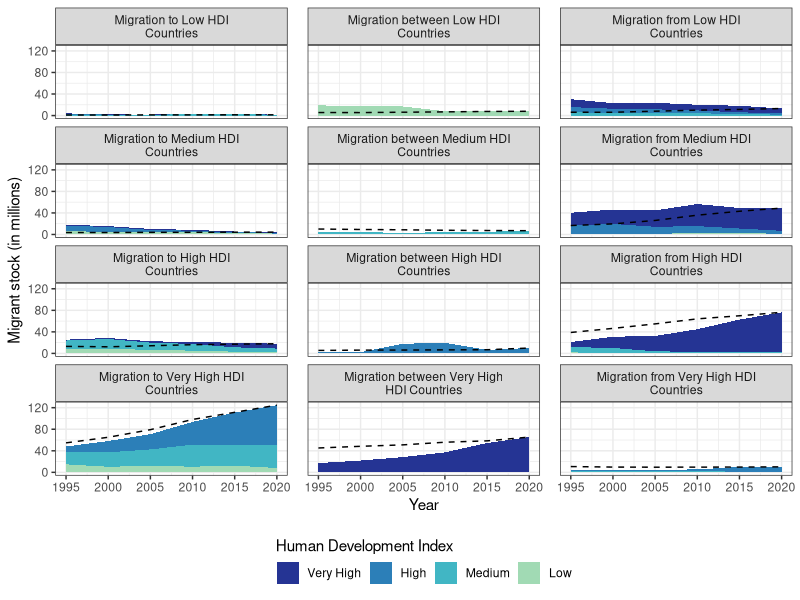
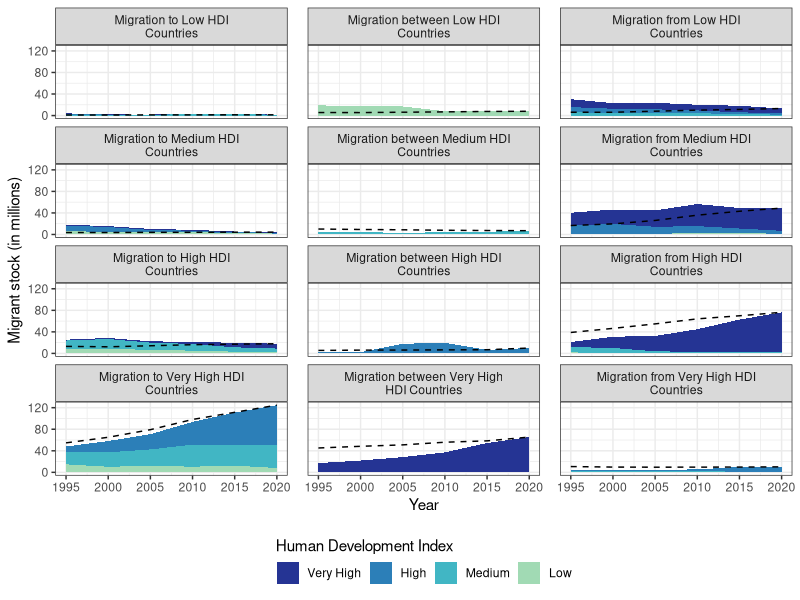

R code for these plots, in order: (Note: this script raises an error after producing the figures.)
##
## plot1_2020 bar charts and divergent bar charts
## plot2_2020 area charts
## plot3_2020 area charts for ECOWAS/Schengen
## tab1_2020 table of regional (not HDI) stepladder migrants
## tab2_2020 top20s stepladder (1995, 2020)

library(tidyverse)
cc4 <- c("Very High" = "#253494", "High" = "#2c7fb8", "Medium" = "#41b6c4", "Low" = "#a1dab4")
d <- read_csv("./data/hdi_bilat_2020.csv")
#d$hdi <- factor(x = d$hdi, levels = names(cc4))

bilat_tot <- function(x = NULL, hdi = NULL){
  x %>%
    filter(orig == {hdi} | dest == {hdi}) %>%
    mutate(type = case_when(orig == dest ~ "Migration between",
                            orig == {hdi} ~ "Migration from",
                            dest == {hdi} ~ "Migration to"),
           type = paste(type, hdi, "HDI Countries"),
           type = factor(type),
           type = fct_shift(type, n = -1),
           region = case_when(orig == dest ~ orig, 
                              orig == {hdi} ~ dest, 
                              dest == {hdi} ~ orig)) %>%
    relocate(region)
}


##
## facet version
## 
d0 <- tibble(hdi = rev(names(cc4))) %>%
  mutate(dd = map(.x = hdi, .f = ~bilat_tot(x = d, hdi = .x)))

d0 %>%
  unnest(col = dd) %>%
  mutate(region = factor(region, levels = names(cc4))) %>%
  ggplot(mapping = aes(x = year, y = stock, fill = region)) +
  facet_wrap(facets = "type", nrow = 4, ncol = 3,
             labeller = label_wrap_gen(width = 30)) + 
  geom_area() +
  # add line based on HDI in 2019
  geom_area(mapping = aes(y = stock20), stat = 'summary', fun = sum,
            colour = "black", fill = "transparent", linetype = 2) +
  scale_fill_manual(values = cc4, 
                    guide = guide_legend(title.position = "top")) +
  theme_bw() +
  theme(legend.position = "bottom", panel.spacing.x = unit(1, "lines")) +
  labs(x = "Year", y = "Migrant stock (in millions)", 
       fill = "Human Development Index")

ggsave(filename = "./plot/fig7_area1_2020.tiff", width = 8, height = 12)
file.show("./plot/fig7_area1_2020.tiff")


##
## patchwork version
## 

area_plot <- function(x, hdi){
  hdi <- x %>%
    filter(orig == dest) %>%
    pull(region) %>%
    unique()
  
  ggplot(data = x, 
         mapping = aes(x = year, y = stock, fill = factor(region, levels = c("Very High", "High", "Medium", "Low")))) +
    facet_wrap(facets = "type", nrow = 4, ncol = 3,
               labeller = label_wrap_gen(width = 30)) + 
    geom_area() +
    geom_area(mapping = aes(y = stock20), stat = 'summary', fun = sum,
              colour = "black", fill = "transparent", linetype = 2, guide=guide_legend("top")) +
    scale_fill_manual(values = cc4, 
                      guide = guide_legend(title.position = "top")) +
    theme_bw() +
    theme(legend.position = "bottom", panel.spacing.x = unit(1, "lines")) +
    labs(x = "", y = "Migrant stock (in millions)", 
         fill = "Human Development Index", title = hdi)
}

g1 <- d %>%
  bilat_tot(hdi = "Low") %>%
  area_plot()

g2 <- d %>%
  bilat_tot(hdi = "Medium") %>%
  area_plot()

g3 <- d %>%
  bilat_tot(hdi = "High") %>%
  area_plot()

g4 <- d %>%
  bilat_tot(hdi = "Very High") %>%
  area_plot() +
  labs(x = "Year")

g1 / g2 / g3 / g4 +
  plot_layout(guides = "collect") & 
  theme(legend.position = 'bottom')

ggsave(filename = "./plot/fig7_area2_2020.tiff", width = 8, height = 12)
file.show("./plot/fig7_area2_2020.tiff")

# all the same y limits
g1 <- g1 + ylim(c(0, 140))
g2 <- g2 + ylim(c(0, 140))
g3 <- g3 + ylim(c(0, 140))
g4 <- g4 + ylim(c(0, 140))

g1 / g2 / g3 / g4 +
  plot_layout(guides = "collect") & 
  theme(legend.position = 'bottom')

ggsave(filename = "./plot/fig7_area3_2020.tiff", width = 8, height = 12)
file.show("./plot/fig7_area3_2020.tiff")

